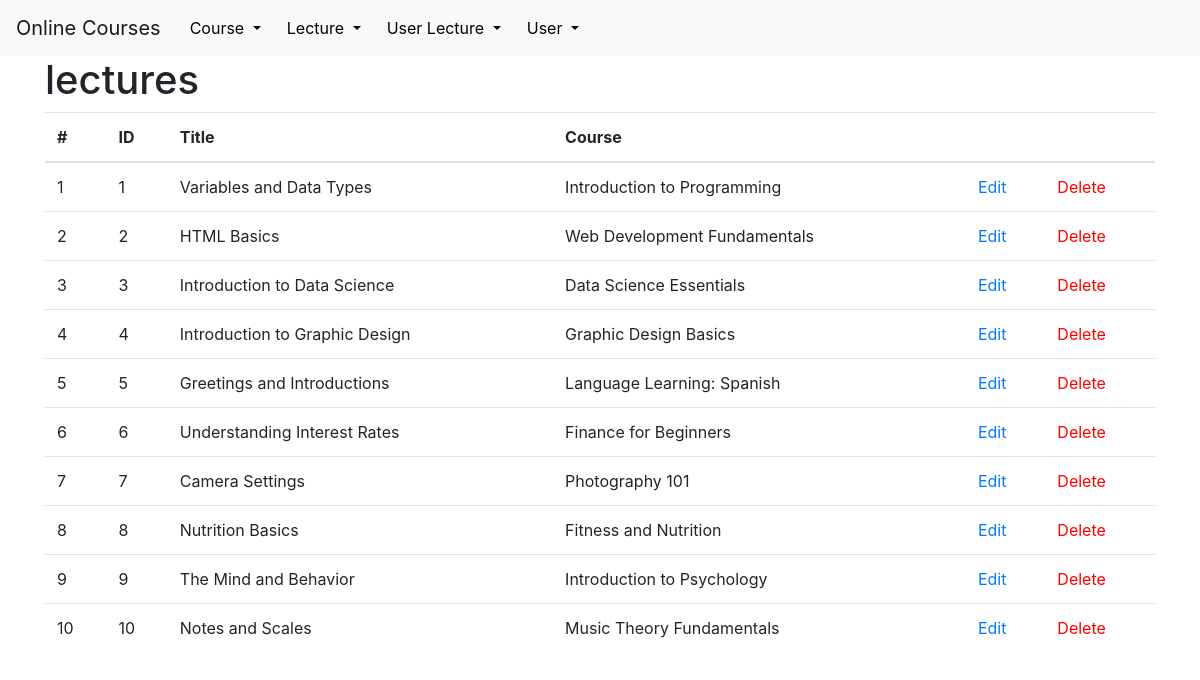
The page /lectures on the database its author committed.
### tables this page shows
CREATE TABLE lectures (
    id INTEGER PRIMARY KEY AUTOINCREMENT,
    title VARCHAR(255) NOT NULL,
    fk_COURSEid INTEGER REFERENCES courses(id)
);

CREATE TABLE courses (
    id INTEGER PRIMARY KEY AUTOINCREMENT,
    name VARCHAR(255) NOT NULL,
    approximate_duration INTEGER NOT NULL,
    overview TEXT NOT NULL,
    price DECIMAL(10, 2) NOT NULL
);

### app.py (the view)
@app.route('/<string:table_name>')
def show(table_name):
    connection = get_db_connection()
    my_class = classAdresses[table_name]
    rows = my_class.select(connection)
    special_attributes = {}
    print(my_class.table_name)
    return render_template('table.html', rows=rows, table_class=my_class,
                           special_attributes=tableFkToDict(my_class.table_name, rows))

### DB_Classes.py (called while the page is built)
    @classmethod
    def select(cls, db_connection, amount=None):
        query = f"SELECT * FROM '{cls.table_name}'"
        if amount is not None:
            query += " LIMIT ?"
            users = db_connection.execute(query, (amount,))
        else:
            users = db_connection.execute(query)
        return users.fetchall()

    @classmethod
    def get(cls, db_connection, id):
        return db_connection.execute(f'SELECT * FROM {cls.table_name} WHERE {cls.id} = ?', (id,)).fetchone()

### app.py (called while the page is built)
def fkToDict(FK, rows, corresponding_attribute, db = 'database.db'):
    res = {}
    res.update({FK: {}})
    connection = get_db_connection(db)
    for row in rows:
        ID = row[str(FK)]
        try:
            (res[FK].update
             ({ID: FK.Class.get(connection, ID)[corresponding_attribute]}))
        except KeyError:
            print("No such attribute")
    return res

def get_db_connection(db = 'database.db'):
    connection = sqlite3.connect(db)
    connection.row_factory = sqlite3.Row
    return connection

@app.template_filter('str')
def toString(value):
    return str(value)

@app.template_filter('table_name')
def getTableName(myClass):
    return myClass.table_name

@app.template_filter('get_attributes')
def getAttributes(myClass):
    return myClass.attributes

@app.template_filter('get_title')
def getTitle(myClass):
    if myClass == User:
        return usersTitle
    elif myClass == Course:
        return coursesTitle
    elif myClass == Lecture:
        return lecturesTitle
    elif myClass == UserLecture:
        return userLecturesTitle

@app.template_filter('get_id')
def getID(myClass):
    return myClass.id

### data_entries.py (called while the page is built)
    def __eq__(self, other):
        return self.name == other.name and self.foreignClass == other.foreignClass

    def __key(self):
        return self.name, self.foreignClass

    def __hash__(self):
        return hash(self.__key())

    @property
    def Class(self):
        return self.foreignClass

    def __str__(self):
        return self.name.lower()

### templates/table.html
{% extends 'base.html' %}
{% block content %}
    <h1>{% block title %} {{ table_class | table_name }} {% endblock %}</h1>
    {% set id = table_class | get_id %}
    <table class="table">
      <thead>
        <tr>
          <th scope="col">#</th>
          {% for attribute in table_class | get_title %}
            <th scope="col">{{ attribute }}</th>
          {% endfor %}
            <th scope="col"></th>
            <th scope="col"></th>
        </tr>
      </thead>
      <tbody>
      {% for row in rows %}
        <tr>
            <td>{{ loop.index }}</td>
            <td>{{ row[id] }}</td>
            {% for attribute in table_class | get_attributes %}
                {% if special_attributes[attribute] is defined %}
                    <td>{{special_attributes[attribute][row[attribute | str]] | str}}</td>
                {% else %}
                    <td>{{ row[attribute | str] }}</td>
                {% endif %}
            {% endfor %}
            <td><a href="{{ url_for('edit', table_name = table_class | table_name, element_id=row['id']) }}">Edit</a></td>
            <td><a href="{{ url_for('delete', table_name = table_class | table_name, element_id=row['id']) }}" class="delete-link">Delete</a></td>
          </tr>
      {% endfor %}
      </tbody>
    </table>
{% endblock %}

### static/css/style.css (style rules this page uses)
.delete-link { color: red; }

### rows shown on the page
lectures: id "1", title "Variables and Data Types", fk_COURSEid.name "Introduction to Programming"
lectures: id "2", title "HTML Basics", fk_COURSEid.name "Web Development Fundamentals"
lectures: id "3", title "Introduction to Data Science", fk_COURSEid.name "Data Science Essentials"
lectures: id "4", title "Introduction to Graphic Design", fk_COURSEid.name "Graphic Design Basics"
lectures: id "5", title "Greetings and Introductions", fk_COURSEid.name "Language Learning: Spanish"
lectures: id "6", title "Understanding Interest Rates", fk_COURSEid.name "Finance for Beginners"
lectures: id "7", title "Camera Settings", fk_COURSEid.name "Photography 101"
lectures: id "8", title "Nutrition Basics", fk_COURSEid.name "Fitness and Nutrition"
lectures: id "9", title "The Mind and Behavior", fk_COURSEid.name "Introduction to Psychology"
lectures: id "10", title "Notes and Scales", fk_COURSEid.name "Music Theory Fundamentals"

### other values the page prints
{{ table_class | table_name }} "lectures"
{{ attribute }} "ID" "Title" "Course"
